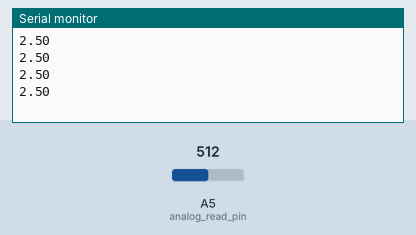
Recording of a sketch running on a simulated Arduino Uno, built with avr-gcc and run on an emulated ATmega328P. Parts: the last lines printed to the serial monitor. The inputs (shaded band) are chosen by the test bench; at power-on: A5 (analog_read_pin) = 512.

Above: at 1.2 s.
1.3 s: A5 (analog_read_pin) set to 716
At 1.71 s:
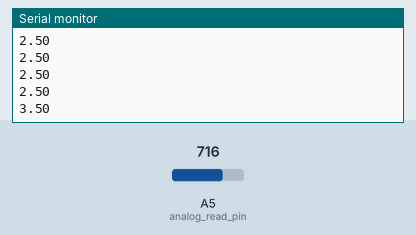
2.8 s: A5 (analog_read_pin) set to 900
At 2.91 s:
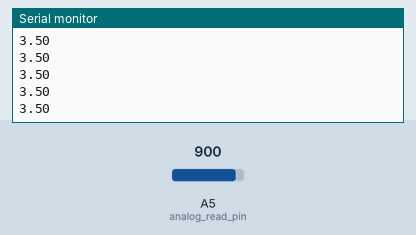
Timing chart, 0 to 5.8 s (numbered marks = the images above; inputs shaded):
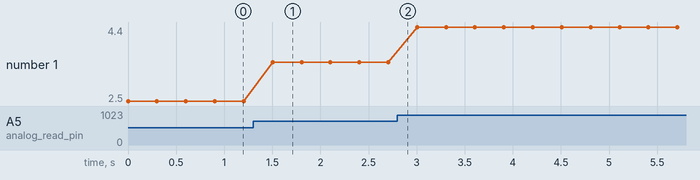

The sketch:

sketch_aug12b.ino
```cpp
 int analog_read_pin=A5;


void setup() {

pinMode(analog_read_pin,INPUT);
//Set up your serial monitor
 Serial.begin(9600);


}

void loop() {
 int read_voltage=analogRead(analog_read_pin);
 //Analog read conversion
 float actual_voltage=read_voltage*(5.0/1023.0);
 Serial.println(actual_voltage);
 delay(300);


}
```

Measured:
- after the input at 1.3 s, the serial monitor: prints a new line after 0.20 s (image 1)
- plotted number 1: 2.5 → 3.5 after the input at 1.3 s, 3.5 → 4.4 after the input at 2.8 s
